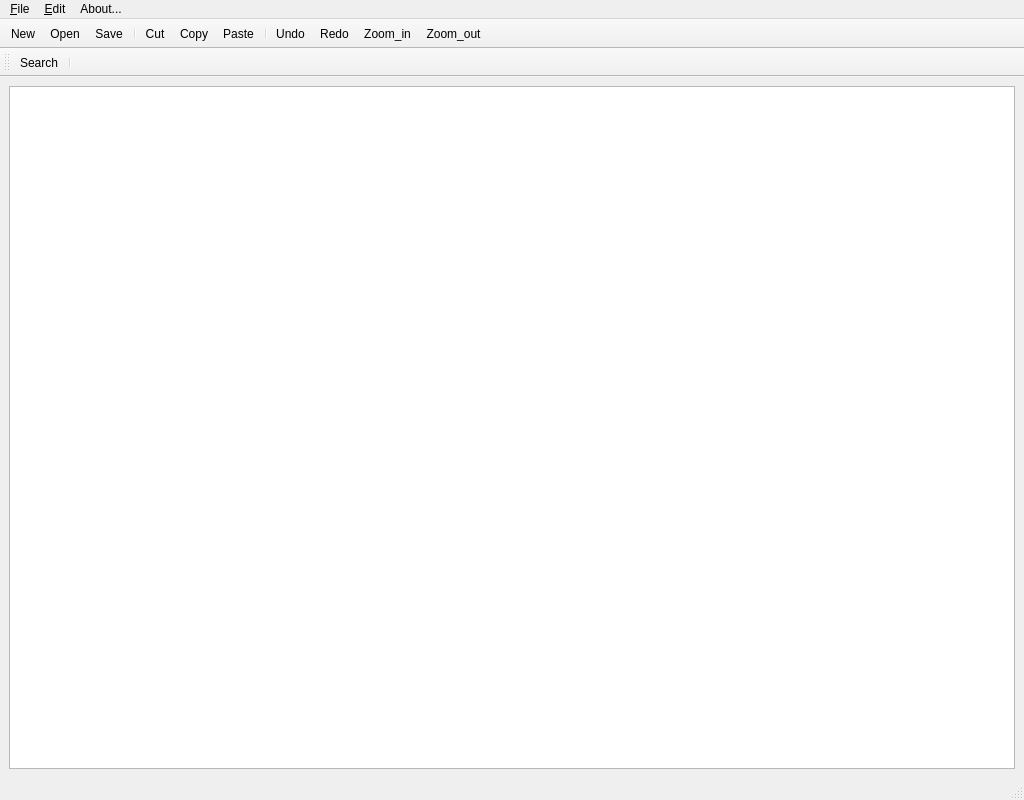
<?xml version="1.0" encoding="UTF-8"?>
<ui version="4.0">
 <class>MainWindow</class>
 <widget class="QMainWindow" name="MainWindow">
  <property name="geometry">
   <rect>
    <x>0</x>
    <y>0</y>
    <width>1024</width>
    <height>800</height>
   </rect>
  </property>
  <property name="windowTitle">
   <string>Who dis</string>
  </property>
  <property name="windowIcon">
   <iconset resource="../ui/notepad.qrc">
    <normaloff>:/pencil.png</normaloff>:/pencil.png</iconset>
  </property>
  <widget class="QWidget" name="centralwidget">
   <layout class="QHBoxLayout" name="horizontalLayout">
    <item>
     <widget class="QTextEdit" name="textEditBody">
      <property name="font">
       <font>
        <family>Times New Roman</family>
        <pointsize>12</pointsize>
       </font>
      </property>
     </widget>
    </item>
   </layout>
  </widget>
  <widget class="QMenuBar" name="menubar">
   <property name="geometry">
    <rect>
     <x>0</x>
     <y>0</y>
     <width>1024</width>
     <height>21</height>
    </rect>
   </property>
   <widget class="QMenu" name="menu_File">
    <property name="title">
     <string>&amp;File</string>
    </property>
    <addaction name="actionNew"/>
    <addaction name="actionOpen"/>
    <addaction name="actionSave"/>
    <addaction name="actionSave_as"/>
    <addaction name="separator"/>
    <addaction name="actionExit"/>
   </widget>
   <widget class="QMenu" name="menu_Edit">
    <property name="title">
     <string>&amp;Edit</string>
    </property>
    <addaction name="actionCopy"/>
    <addaction name="actionCut"/>
    <addaction name="actionPaste"/>
   </widget>
   <widget class="QMenu" name="menuAbout">
    <property name="title">
     <string>About...</string>
    </property>
    <addaction name="actionAbout_this"/>
   </widget>
   <addaction name="menu_File"/>
   <addaction name="menu_Edit"/>
   <addaction name="menuAbout"/>
  </widget>
  <widget class="QStatusBar" name="statusbar"/>
  <widget class="QToolBar" name="toolBar">
   <property name="windowTitle">
    <string>toolBar</string>
   </property>
   <property name="movable">
    <bool>false</bool>
   </property>
   <property name="iconSize">
    <size>
     <width>24</width>
     <height>24</height>
    </size>
   </property>
   <property name="toolButtonStyle">
    <enum>Qt::ToolButtonIconOnly</enum>
   </property>
   <property name="floatable">
    <bool>true</bool>
   </property>
   <attribute name="toolBarArea">
    <enum>TopToolBarArea</enum>
   </attribute>
   <attribute name="toolBarBreak">
    <bool>false</bool>
   </attribute>
   <addaction name="actionNew"/>
   <addaction name="actionOpen"/>
   <addaction name="actionSave"/>
   <addaction name="separator"/>
   <addaction name="actionCut"/>
   <addaction name="actionCopy"/>
   <addaction name="actionPaste"/>
   <addaction name="separator"/>
   <addaction name="actionUndo"/>
   <addaction name="actionRedo"/>
   <addaction name="actionZoom_in"/>
   <addaction name="actionZoom_out"/>
  </widget>
  <widget class="QToolBar" name="toolBar_fonts">
   <property name="enabled">
    <bool>true</bool>
   </property>
   <property name="maximumSize">
    <size>
     <width>16777215</width>
     <height>16777215</height>
    </size>
   </property>
   <property name="windowTitle">
    <string>toolBar_2</string>
   </property>
   <property name="iconSize">
    <size>
     <width>24</width>
     <height>24</height>
    </size>
   </property>
   <attribute name="toolBarArea">
    <enum>TopToolBarArea</enum>
   </attribute>
   <attribute name="toolBarBreak">
    <bool>true</bool>
   </attribute>
   <addaction name="actionSearch"/>
   <addaction name="separator"/>
  </widget>
  <action name="actionNew">
   <property name="icon">
    <iconset resource="../ui/notepad.qrc">
     <normaloff>:/new.png</normaloff>:/new.png</iconset>
   </property>
   <property name="text">
    <string>New</string>
   </property>
   <property name="shortcut">
    <string>Ctrl+N</string>
   </property>
  </action>
  <action name="actionOpen">
   <property name="icon">
    <iconset resource="../ui/notepad.qrc">
     <normaloff>:/open.png</normaloff>:/open.png</iconset>
   </property>
   <property name="text">
    <string>Open</string>
   </property>
   <property name="shortcut">
    <string>Ctrl+O</string>
   </property>
  </action>
  <action name="actionSave">
   <property name="icon">
    <iconset resource="../ui/notepad.qrc">
     <normaloff>:/save.png</normaloff>:/save.png</iconset>
   </property>
   <property name="text">
    <string>Save</string>
   </property>
   <property name="shortcut">
    <string>Ctrl+S</string>
   </property>
  </action>
  <action name="actionSave_as">
   <property name="icon">
    <iconset resource="../ui/notepad.qrc">
     <normaloff>:/save_as.png</normaloff>:/save_as.png</iconset>
   </property>
   <property name="text">
    <string>Save as...</string>
   </property>
   <property name="shortcut">
    <string>Ctrl+Shift+S</string>
   </property>
  </action>
  <action name="actionCopy">
   <property name="icon">
    <iconset resource="../ui/notepad.qrc">
     <normaloff>:/copy.png</normaloff>:/copy.png</iconset>
   </property>
   <property name="text">
    <string>Copy</string>
   </property>
   <property name="shortcut">
    <string>Ctrl+C</string>
   </property>
  </action>
  <action name="actionCut">
   <property name="icon">
    <iconset resource="../ui/notepad.qrc">
     <normaloff>:/cut.png</normaloff>:/cut.png</iconset>
   </property>
   <property name="text">
    <string>Cut</string>
   </property>
   <property name="shortcut">
    <string>Ctrl+X</string>
   </property>
  </action>
  <action name="actionPaste">
   <property name="checkable">
    <bool>false</bool>
   </property>
   <property name="icon">
    <iconset resource="../ui/notepad.qrc">
     <normaloff>:/paste.png</normaloff>:/paste.png</iconset>
   </property>
   <property name="text">
    <string>Paste</string>
   </property>
   <property name="shortcut">
    <string>Ctrl+V</string>
   </property>
  </action>
  <action name="actionExit">
   <property name="icon">
    <iconset resource="../ui/notepad.qrc">
     <normaloff>:/exit.png</normaloff>:/exit.png</iconset>
   </property>
   <property name="text">
    <string>Exit</string>
   </property>
   <property name="shortcut">
    <string>Ctrl+Q</string>
   </property>
  </action>
  <action name="actionUndo">
   <property name="icon">
    <iconset resource="../ui/notepad.qrc">
     <normaloff>:/edit_undo.png</normaloff>:/edit_undo.png</iconset>
   </property>
   <property name="text">
    <string>Undo</string>
   </property>
   <property name="shortcut">
    <string>Ctrl+Z</string>
   </property>
  </action>
  <action name="actionRedo">
   <property name="icon">
    <iconset resource="../ui/notepad.qrc">
     <normaloff>:/edit_redo.png</normaloff>:/edit_redo.png</iconset>
   </property>
   <property name="text">
    <string>Redo</string>
   </property>
   <property name="shortcut">
    <string>Ctrl+Shift+Z</string>
   </property>
  </action>
  <action name="actionZoom_in">
   <property name="icon">
    <iconset resource="../ui/notepad.qrc">
     <normaloff>:/zoomin.png</normaloff>:/zoomin.png</iconset>
   </property>
   <property name="text">
    <string>Zoom_in</string>
   </property>
   <property name="shortcut">
    <string>+</string>
   </property>
  </action>
  <action name="actionZoom_out">
   <property name="icon">
    <iconset resource="../ui/notepad.qrc">
     <normaloff>:/zoomout.png</normaloff>:/zoomout.png</iconset>
   </property>
   <property name="text">
    <string>Zoom_out</string>
   </property>
   <property name="shortcut">
    <string>-</string>
   </property>
  </action>
  <action name="actionSearch">
   <property name="icon">
    <iconset resource="../ui/notepad.qrc">
     <normaloff>:/doc_search.png</normaloff>:/doc_search.png</iconset>
   </property>
   <property name="text">
    <string>Search</string>
   </property>
   <property name="shortcut">
    <string>Ctrl+F</string>
   </property>
  </action>
  <action name="actionAbout_this">
   <property name="icon">
    <iconset resource="../ui/notepad.qrc">
     <normaloff>:/info.png</normaloff>:/info.png</iconset>
   </property>
   <property name="text">
    <string>About this...</string>
   </property>
   <property name="toolTip">
    <string>About...</string>
   </property>
   <property name="shortcut">
    <string>?</string>
   </property>
  </action>
 </widget>
 <resources>
  <include location="../ui/notepad.qrc"/>
 </resources>
 <connections>
  <connection>
   <sender>actionCopy</sender>
   <signal>triggered()</signal>
   <receiver>textEditBody</receiver>
   <slot>copy()</slot>
   <hints>
    <hint type="sourcelabel">
     <x>-1</x>
     <y>-1</y>
    </hint>
    <hint type="destinationlabel">
     <x>511</x>
     <y>419</y>
    </hint>
   </hints>
  </connection>
  <connection>
   <sender>actionPaste</sender>
   <signal>triggered()</signal>
   <receiver>textEditBody</receiver>
   <slot>paste()</slot>
   <hints>
    <hint type="sourcelabel">
     <x>-1</x>
     <y>-1</y>
    </hint>
    <hint type="destinationlabel">
     <x>511</x>
     <y>419</y>
    </hint>
   </hints>
  </connection>
  <connection>
   <sender>actionCut</sender>
   <signal>triggered()</signal>
   <receiver>textEditBody</receiver>
   <slot>cut()</slot>
   <hints>
    <hint type="sourcelabel">
     <x>-1</x>
     <y>-1</y>
    </hint>
    <hint type="destinationlabel">
     <x>511</x>
     <y>419</y>
    </hint>
   </hints>
  </connection>
  <connection>
   <sender>actionZoom_in</sender>
   <signal>triggered()</signal>
   <receiver>textEditBody</receiver>
   <slot>zoomIn()</slot>
   <hints>
    <hint type="sourcelabel">
     <x>-1</x>
     <y>-1</y>
    </hint>
    <hint type="destinationlabel">
     <x>511</x>
     <y>432</y>
    </hint>
   </hints>
  </connection>
  <connection>
   <sender>actionZoom_out</sender>
   <signal>triggered()</signal>
   <receiver>textEditBody</receiver>
   <slot>zoomOut()</slot>
   <hints>
    <hint type="sourcelabel">
     <x>-1</x>
     <y>-1</y>
    </hint>
    <hint type="destinationlabel">
     <x>511</x>
     <y>432</y>
    </hint>
   </hints>
  </connection>
  <connection>
   <sender>actionExit</sender>
   <signal>triggered()</signal>
   <receiver>MainWindow</receiver>
   <slot>close()</slot>
   <hints>
    <hint type="sourcelabel">
     <x>-1</x>
     <y>-1</y>
    </hint>
    <hint type="destinationlabel">
     <x>511</x>
     <y>399</y>
    </hint>
   </hints>
  </connection>
  <connection>
   <sender>actionUndo</sender>
   <signal>triggered()</signal>
   <receiver>textEditBody</receiver>
   <slot>undo()</slot>
   <hints>
    <hint type="sourcelabel">
     <x>-1</x>
     <y>-1</y>
    </hint>
    <hint type="destinationlabel">
     <x>511</x>
     <y>432</y>
    </hint>
   </hints>
  </connection>
  <connection>
   <sender>actionRedo</sender>
   <signal>triggered()</signal>
   <receiver>textEditBody</receiver>
   <slot>redo()</slot>
   <hints>
    <hint type="sourcelabel">
     <x>-1</x>
     <y>-1</y>
    </hint>
    <hint type="destinationlabel">
     <x>511</x>
     <y>432</y>
    </hint>
   </hints>
  </connection>
 </connections>
</ui>
